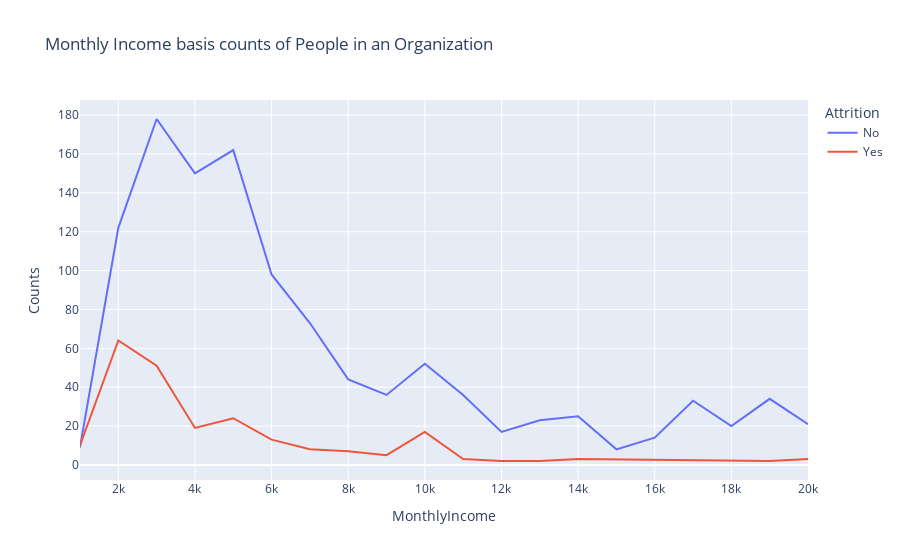

The notebook cell this image was saved under:
### Markdown cell above
# Is income the main factor towards employee attrition?

### Code cell
rate_att=data.groupby(['MonthlyIncome','Attrition']).apply(lambda x:x['MonthlyIncome'].count()).reset_index(name='Counts')
rate_att['MonthlyIncome']=round(rate_att['MonthlyIncome'],-3)
rate_att=rate_att.groupby(['MonthlyIncome','Attrition']).apply(lambda x:x['MonthlyIncome'].count()).reset_index(name='Counts')
fig=px.line(rate_att,x='MonthlyIncome',y='Counts',color='Attrition',title='Monthly Income basis counts of People in an Organization')
fig.show()

### Figure 1 — Plotly figure (JSON) as saved in the notebook; plotly's stock layout.template omitted (floating-point values rounded to 4 significant figures)
{"data": [{"hovertemplate": "Attrition=No<br>MonthlyIncome=%{x}<br>Counts=%{y}<extra></extra>", "legendgroup": "No", "line": {"color": "#636efa", "dash": "solid"}, "marker": {"symbol": "circle"}, "mode": "lines", "name": "No", "orientation": "v", "showlegend": true, "type": "scatter", "x": [1000, 2000, 3000, 4000, 5000, 6000, 7000, 8000, 9000, 10000, 11000, 12000, 13000, 14000, 15000, 16000, 17000, 18000, 19000, 20000], "xaxis": "x", "y": [9, 122, 178, 150, 162, 98, 73, 44, 36, 52, 36, 17, 23, 25, 8, 14, 33, 20, 34, 21], "yaxis": "y"}, {"hovertemplate": "Attrition=Yes<br>MonthlyIncome=%{x}<br>Counts=%{y}<extra></extra>", "legendgroup": "Yes", "line": {"color": "#EF553B", "dash": "solid"}, "marker": {"symbol": "circle"}, "mode": "lines", "name": "Yes", "orientation": "v", "showlegend": true, "type": "scatter", "x": [1000, 2000, 3000, 4000, 5000, 6000, 7000, 8000, 9000, 10000, 11000, 12000, 13000, 14000, 19000, 20000], "xaxis": "x", "y": [10, 64, 51, 19, 24, 13, 8, 7, 5, 17, 3, 2, 2, 3, 2, 3], "yaxis": "y"}], "layout": {"autosize": true, "legend": {"title": {"text": "Attrition"}, "tracegroupgap": 0}, "title": {"text": "Monthly Income basis counts of People in an Organization"}, "xaxis": {"anchor": "y", "autorange": true, "domain": [0, 1], "range": [1000, 20000], "title": {"text": "MonthlyIncome"}, "type": "linear"}, "yaxis": {"anchor": "x", "autorange": true, "domain": [0, 1], "range": [-7.778, 187.8], "title": {"text": "Counts"}, "type": "linear"}}}
